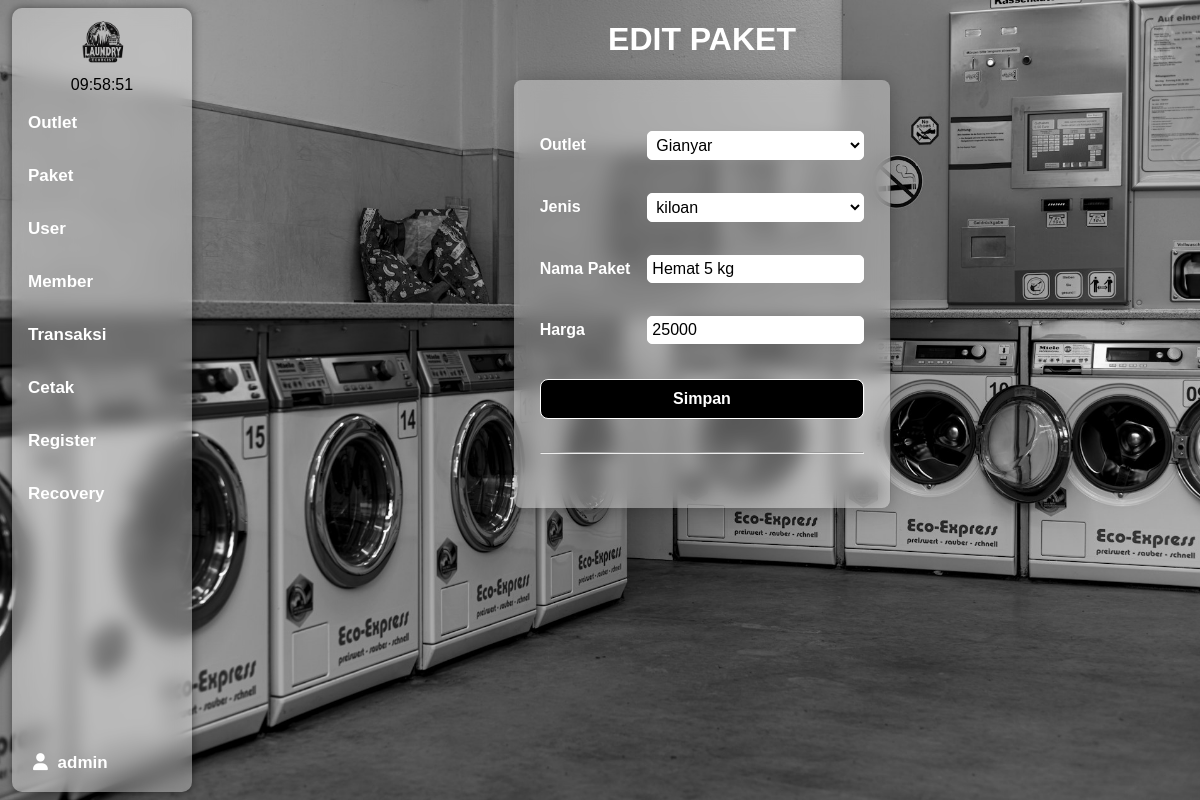
Page /dashboard.php?page=editpaket&id=5 (signed in) on the earlier database version.
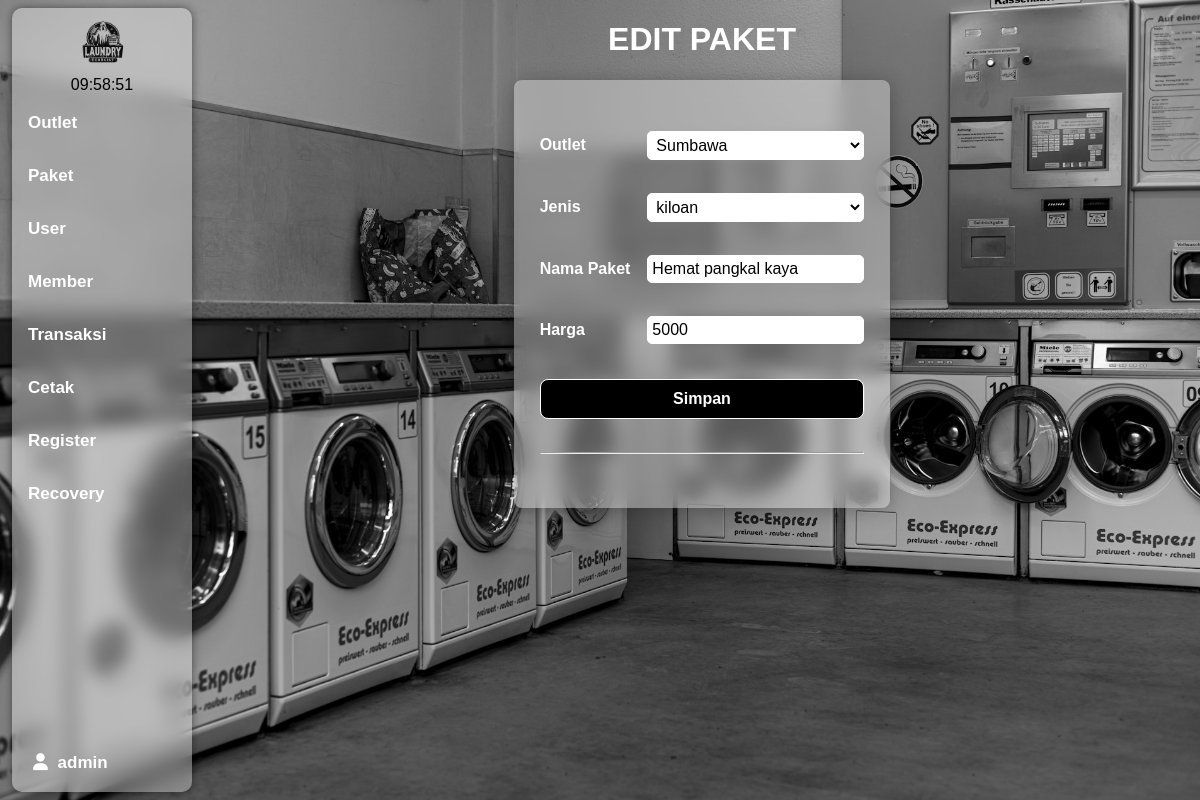
Same page on the later database version.
### tables this page shows
CREATE TABLE `tb_paket` (
  `id` int NOT NULL,
  `id_outlet` int NOT NULL,
  `jenis` enum('kiloan','selimut','bed_cover','kaos','lain') NOT NULL,
  `nama_paket` varchar(100) NOT NULL,
  `harga` int NOT NULL
);

CREATE TABLE `tb_outlet` (
  `id` int NOT NULL,
  `nama` varchar(100) NOT NULL,
  `alamat` text NOT NULL,
  `tlp` varchar(15) NOT NULL
);

### paket/edit.php (the view, shortened to what this page needs)
 <?php
 if(isset($_GET['id'])) {
     $idpaket = $_GET['id'];
     $query = mysqli_query($koneksi, "SELECT *, tb_paket.id AS pid,tb_outlet.id AS oid FROM tb_paket INNER JOIN tb_outlet WHERE tb_paket.id=$idpaket");
     $baris = mysqli_fetch_assoc($query);
     ?>
     <h1 align="center">EDIT PAKET</h1>
     <form action="dashboard.php?page=editpaket" method="post">
     <table class="formtable" align="center">
         <tr>
             <td><input type="hidden" name="id" value="<?=$idpaket?>"></td>
         </tr>
         <tr>
         <td>Outlet</td>
         <td><select name="id_outlet" value="" id="">
		<?php
                 $query2 = "SELECT * FROM tb_outlet";
                 $outlet2 = mysqli_query($koneksi, $query2);
                 while($barisoutlet = mysqli_fetch_assoc($outlet2)){
		?>
		<option value="<?=$barisoutlet['id']?>"<?php if($barisoutlet['id']==$baris['id_outlet']){echo "selected";}?>><?=$barisoutlet['nama']?></option>
                 <?php
                 }
                 ?>
             </select>
</td>
</tr>
         <tr>
             <td>Jenis</td>
             <td><select name="jenis" value="" id="">
		<?php
		$jenis = $baris['jenis'];
		?>
		<option value="kiloan"<?php if($jenis=='kiloan'){echo "selected";}?>>kiloan</option>
             </select>
     </td>
         </tr>
         <tr>
             <td>Nama Paket</td>
             <td><input type="text" name="nama_paket" value="<?= $baris['nama_paket']?>"></td>
         </tr>
         <tr>
             <td>Harga</td>
             <td><input type="text" name="harga" value="<?= $baris['harga']?>"></td>
         </tr>
         <tr>
             <td colspan="2" align="center"><input type="submit" value="Simpan" name="edit" id="submit"></td>
         </tr>
         <tr>
             <td colspan="3"><hr></td>
         </tr>
     </table>
     </form>
     <?php
 }
 ?>

### template/header.php (shortened to what this page needs)
<!DOCTYPE html>
<html lang="en">
<head>
    <link rel="stylesheet" href="../fontawesome-free-6.2.1-web/css/fontawesome.min.css">
	<link rel="stylesheet" href="./css/main.css">
</head>
<body>

### template/navbar.php (shortened to what this page needs)
<link rel="stylesheet" href="fontawesome-free-6.2.1-web/css/all.min.css" />
    <nav class="topnav tidak_print" id="myTopnav">
		<div style="width: 100%;display:flex;justify-content: space-between;">
        <a href="dashboard.php?page=main" id="homebtn" class="active"><img src="img/logo.png"></a>
		</div>
        <span id="currenttime">00:00:00</span>
		<div class="corenav">
		<div>
        <?php
        if ($_SESSION['role']=="owner" || $_SESSION['role']=="admin") {
        ?>
        <a class="navlink" href="dashboard.php?page=outlet">Outlet</a>
        <a class="navlink" href="dashboard.php?page=paket">Paket</a>
        <a class="navlink" href="dashboard.php?page=user">User</a></td>
        <?php
        } if ($_SESSION['role']=="owner" || $_SESSION['role']=="admin" || $_SESSION['role']=="kasir") {
        ?>
        <a class="navlink" href="dashboard.php?page=member">Member</a>
        <?php
        } if ($_SESSION['role']=="admin" || $_SESSION['role']=="kasir") {
        ?>
        <a class="navlink" href="dashboard.php?page=addtransaksi">Transaksi</a>
        <?php
        } if ($_SESSION['role']=="owner" || $_SESSION['role']=="admin" || $_SESSION['role']=="kasir") {
        ?>
        <a class="navlink" href="dashboard.php?page=cetak">Cetak</a>
        <?php
        } if ($_SESSION['role']=="admin") {
        ?>
        <a class="navlink" href="register/index.php">Register</a></td>
        <a class="navlink" href="recovery/index.php">Recovery</a></td>
        <?php
            }
        ?>
		</div>
		<div class="dropdownbox"><a class="navlink" onclick="showdropdown()" href="#"><i class="fa-solid fa-user"></i> <?=$_SESSION['username']?></a>
		</div>
		</div>
    </nav>

### dashboard.php (shortened to what this page needs)
<?php
    include_once './template/header.php';
    include_once './template/navbar.php';
?>
<?php
    switch($_GET['page']) {
		?>
		<?php
    case 'editpaket':
        include_once './paket/edit.php';
    break;
}
include_once './template/footer.php';
?>

### template/footer.php (shortened to what this page needs)
</body>
</html>

### css/main.css (style rules this page uses)
* { font-family: Arial,'Segoe UI', Helvetica, Tahoma, Geneva, Verdana, sans-serif; text-decoration: none; list-style: none; }
body { padding-left: 17%; display: flex; flex-direction: column; background-image: url('../img/bg-laundry.jpg'); background-size: cover; min-height: 100vh; margin:0; }
nav { position: fixed; top: 1%; left: 1%; height: 98%; width: 15%; border-radius: 10px; background-color: none; box-shadow: 0 0 10px rgba(0, 0, 0, 0.5); padding: 0; margin: 0; display: flex; flex-direction: column; justify-content: space-between; }
nav a { display: block; }
#homebtn { height: 48px; min-width: min-content; padding:10px; margin: auto; }
#homebtn img { height: 100%; overflow-x: auto; }
.corenav { display: flex; justify-content: space-between; flex-direction: column; height: 100%; }
.navlink { color: #fff; padding: 14px 16px; text-decoration: none; font-size: 17px; margin: 5px 0; border-radius: 10px; font-weight: bold; }
#submit { margin-top: 10px; background-color: #000; border-radius: 8px; color: #fff; padding: 10px; font-weight: bold; }
.formtable { background: #fff5; box-shadow: 0 3px 20px rgba(0,0,0,0.3); border: rgba(255, 255, 255, .2); backdrop-filter: blur(9px); padding: 10px; padding-bottom: 30px; font-weight: bolder; border: none; border-radius: 8px; border-spacing: 15px; color: #fff; }
.formtable input,.formtable select { color: #000; margin: 8px 0; min-width: 100px; background: #fff; border: solid 1px rgba(255, 255, 255, 1); backdrop-filter: blur(9px); border-radius: 5px; padding: 4px; font-size: 16px; box-sizing: border-box; width: 100%; }
option { color: black; }
i { margin: 0 5px; font-size: 17px; }
h1 { color: #fff; }
.transparent, nav { background: #fff5; border: rgba(255, 255, 255, .2); backdrop-filter: blur(9px); }
#currenttime { margin: auto; }

Differences in the rows shown:
changed tb_paket "kiloan": id_outlet "Gianyar" → "Sumbawa"; nama_paket "Hemat 5 kg" → "Hemat pangkal kaya"; harga "25000" → "5000"
